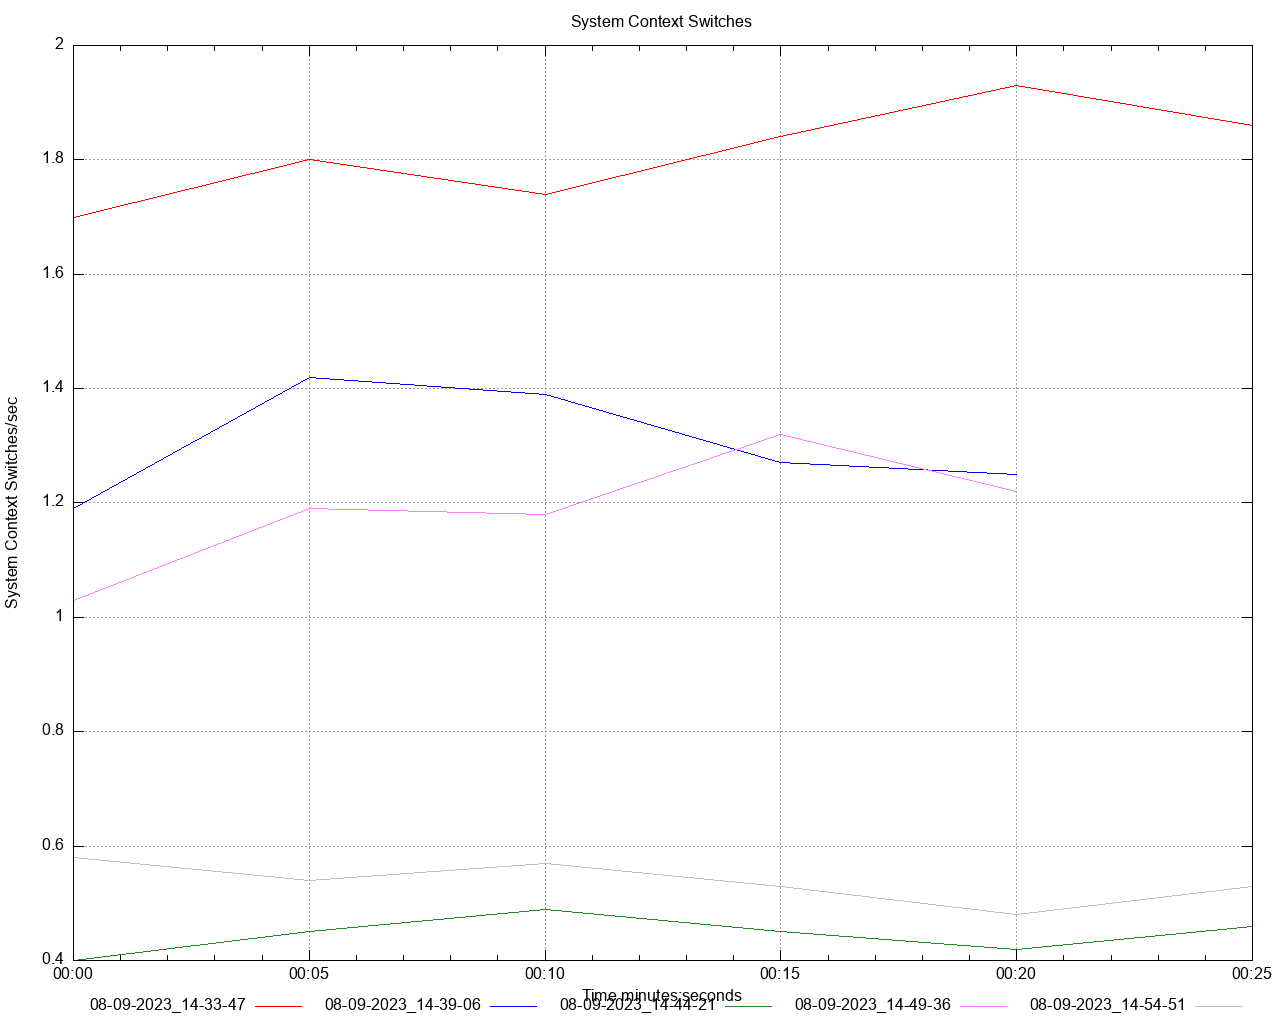

The gnuplot source for this figure:
set title 'System Context Switches' noenhanced
set style data lines
set datafile separator ","
set terminal png size 1280,1024
set grid
set key below
set xdata time
set timefmt "%s"
offset = 0
t0(x)=(offset=($0==0) ? x : offset, x - offset)
set xlabel 'Time minutes:seconds'
set ylabel 'System Context Switches/sec'
set output '/Users/gbarnett/git/hazelcast-simulator/atomiclong-3node-member/atomicreference/dstat/system_context_switches_A3.png'
plot \
   '/Users/gbarnett/git/hazelcast-simulator/atomiclong-3node-member/atomicreference/data/system_context_switches_A3_1.data' using (t0(timecolumn(1))):2 title "08-09-2023_14-33-47" noenhanced lt rgb "red", \
   '/Users/gbarnett/git/hazelcast-simulator/atomiclong-3node-member/atomicreference/data/system_context_switches_A3_2.data' using (t0(timecolumn(1))):2 title "08-09-2023_14-39-06" noenhanced lt rgb "blue", \
   '/Users/gbarnett/git/hazelcast-simulator/atomiclong-3node-member/atomicreference/data/system_context_switches_A3_3.data' using (t0(timecolumn(1))):2 title "08-09-2023_14-44-21" noenhanced lt rgb "forest-green", \
   '/Users/gbarnett/git/hazelcast-simulator/atomiclong-3node-member/atomicreference/data/system_context_switches_A3_4.data' using (t0(timecolumn(1))):2 title "08-09-2023_14-49-36" noenhanced lt rgb "orchid", \
   '/Users/gbarnett/git/hazelcast-simulator/atomiclong-3node-member/atomicreference/data/system_context_switches_A3_5.data' using (t0(timecolumn(1))):2 title "08-09-2023_14-54-51" noenhanced lt rgb "grey", \
